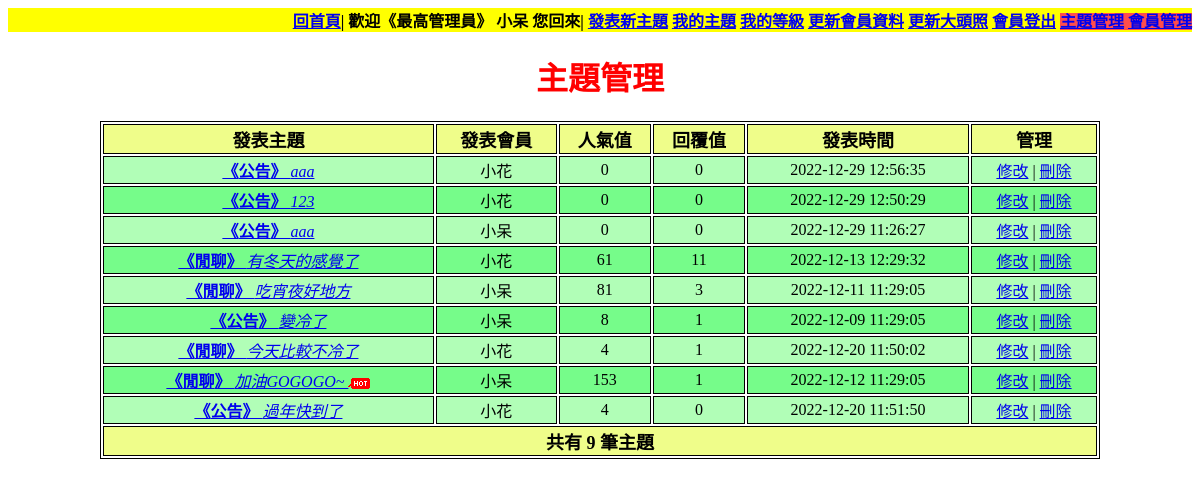
Screenshot of /admin_forum.php (signed in) with the database file from the repository.
### tables this page shows
CREATE TABLE `forum` (
  `forum_id` int(11) NOT NULL COMMENT '主索引',
  `members_name` varchar(20) NOT NULL COMMENT '發表人(會員外鍵)',
  `forum_title` varchar(50) NOT NULL COMMENT '發表主題',
  `forum_kind` varchar(10) NOT NULL COMMENT '發表類型',
  `forum_pic` varchar(10) NOT NULL COMMENT '發表心情圖片',
  `forum_msg` varchar(500) NOT NULL COMMENT '發表內容',
  `forum_view` smallint(5) UNSIGNED NOT NULL COMMENT '人氣值',
  `forum_rep` smallint(5) UNSIGNED NOT NULL COMMENT '回覆值',
  `forum_date` timestamp NOT NULL DEFAULT current_timestamp() COMMENT '發表日期',
  `forum_rep_date` datetime NOT NULL COMMENT '該主題最後一次回覆日期',
  `forum_level` tinyint(3) UNSIGNED NOT NULL COMMENT '可以看到此主題的會員等級'
);

### admin_forum.php (the view, shortened to what this page needs)
<!DOCTYPE html>
<html lang="en">
<head>
</head>
<body>
    <?php include_once("menu.php") ?>
    <h1>主題管理</h1>
    <?php
    include_once("connSQL.php");
    $selectSQL = "SELECT * FROM `forum` ORDER BY `forum_rep_date` DESC";
    $myData = $myconnect->query($selectSQL);
    if ($myData->num_rows > 0) {
    ?>
        <table>
            <thead class="table-header">
                <tr>
                    <th>發表主題</th>
                    <th>發表會員</th>
                    <th>人氣值</th>
                    <th>回覆值</th>
                    <th>發表時間</th>
                    <th>管理</th>
                </tr>
            </thead>
            <tbody>
                <?php
                while ($row = $myData->fetch_assoc()) {
                ?>
                    <tr>
                        <td>
                            <a href="admin_forum_det.php?id=<?php echo $row["forum_id"]; ?>">
                                <strong>
                                    《<?php echo $row["forum_kind"]; ?>》
                                </strong>
                                <em>
                                    <?php echo $row["forum_title"]; ?>
                                </em>
                            </a>
                            <?php
                            if ($row["forum_view"] >= 100) {
                                echo "<img src=images/hot.gif>";
                            }
                            ?>
                        </td>
                        <td><?php echo $row["members_name"]; ?></td>
                        <td><?php echo $row["forum_view"]; ?></td>
                        <td><?php echo $row["forum_rep"]; ?></td>
                        <td><?php echo $row["forum_date"]; ?></td>
                        <td>
                            <a href="admin_forum_mod.php?id=<?php echo $row["forum_id"]; ?>">修改</a>
                            |
                            <a href="admin_forum_del.php?id=<?php echo $row["forum_id"]; ?>">刪除</a>
                        </td>
                    </tr>
                <?php } ?>
            </tbody>
            <tfoot class="table-header">
                <tr>
                    <td colspan="6">
                        <?php
                        echo "共有 " . $myData->num_rows . " 筆主題";
                        ?>
                    </td>
                </tr>
            </tfoot>
        </table>
    <?php
    } else {
        echo '沒有資料';
    }
    ?>
</body>
</html>

### admin_forum.php (style rules this page uses)
h1 { text-align: center; color: #f00; }
table { width: 1000px; margin: 0px auto; text-align: center; }
table, th, td { border: 1px solid #000; }
.table-header { background-color: #effd8a; font-weight: bold; font-size: 18px; }
tbody tr:nth-child(odd) { background-color: #b1feb7; }
tbody tr:nth-child(even) { background-color: #76fc8a; }
tbody tr { transition: 0.3s; }
img { vertical-align: middle; text-align: center; }

### rows the page displays
forum: forum_kind "公告", forum_title "aaa", members_name "小花", forum_view "0", forum_rep "0", forum_date "2022-12-29 12:56:35"
forum: forum_kind "公告", forum_title "123", members_name "小花", forum_view "0", forum_rep "0", forum_date "2022-12-29 12:50:29"
forum: forum_kind "公告", forum_title "aaa", members_name "小呆", forum_view "0", forum_rep "0", forum_date "2022-12-29 11:26:27"
forum: forum_kind "閒聊", forum_title "有冬天的感覺了", members_name "小花", forum_view "61", forum_rep "11", forum_date "2022-12-13 12:29:32"
forum: forum_kind "閒聊", forum_title "吃宵夜好地方", members_name "小呆", forum_view "81", forum_rep "3", forum_date "2022-12-11 11:29:05"
forum: forum_kind "公告", forum_title "變冷了", members_name "小呆", forum_view "8", forum_rep "1", forum_date "2022-12-09 11:29:05"
forum: forum_kind "閒聊", forum_title "今天比較不冷了", members_name "小花", forum_view "4", forum_rep "1", forum_date "2022-12-20 11:50:02"
forum: forum_kind "閒聊", forum_title "加油GOGOGO~", members_name "小呆", forum_view "153", forum_rep "1", forum_date "2022-12-12 11:29:05"
forum: forum_kind "公告", forum_title "過年快到了", members_name "小花", forum_view "4", forum_rep "0", forum_date "2022-12-20 11:51:50"

### other values shown
$_SESSION["userlevelname"] "最高管理員"
$_SESSION["username"] "小呆"
$myData->num_rows "9"
